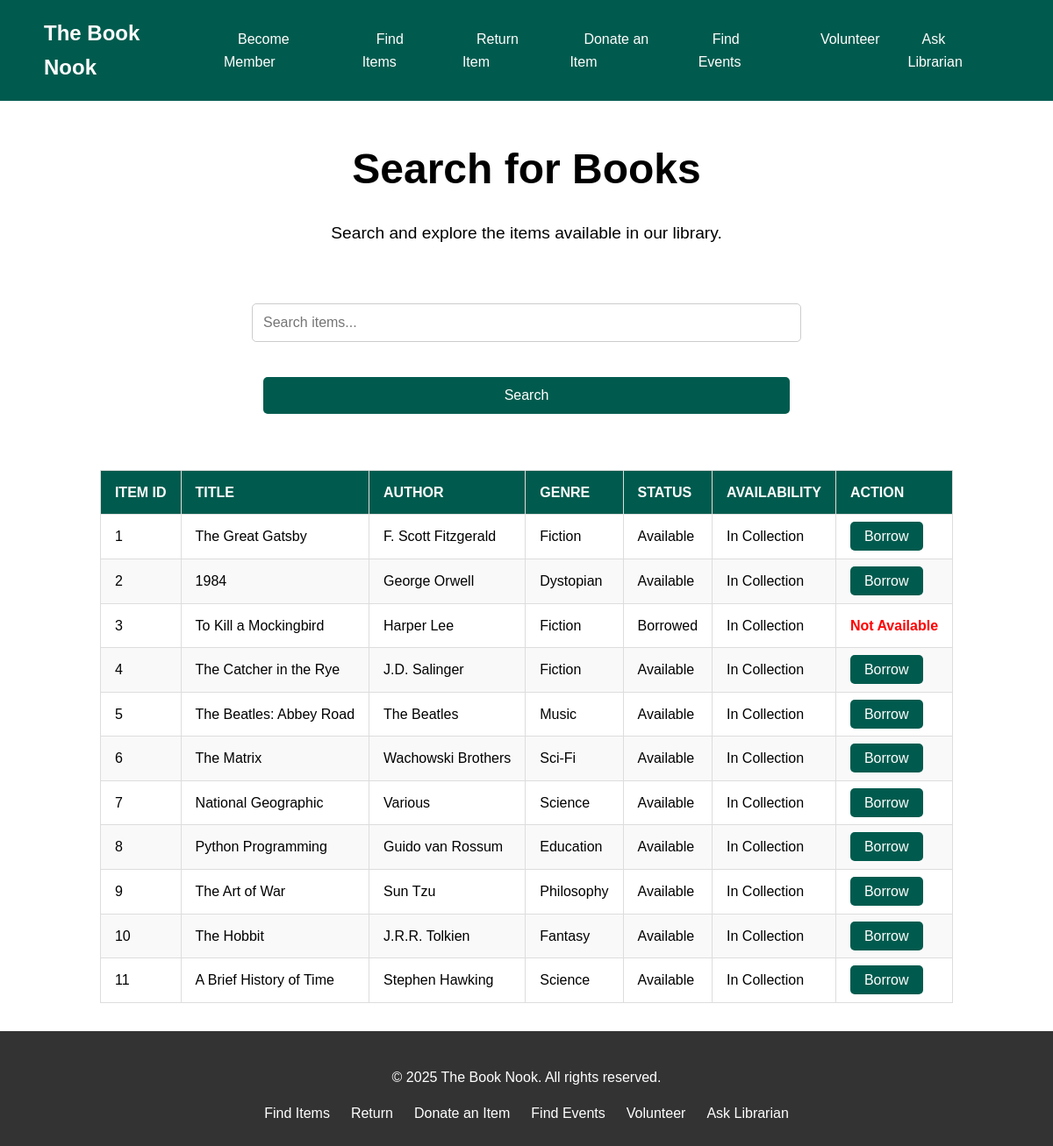
/items, run on an earlier commit of the app's database.
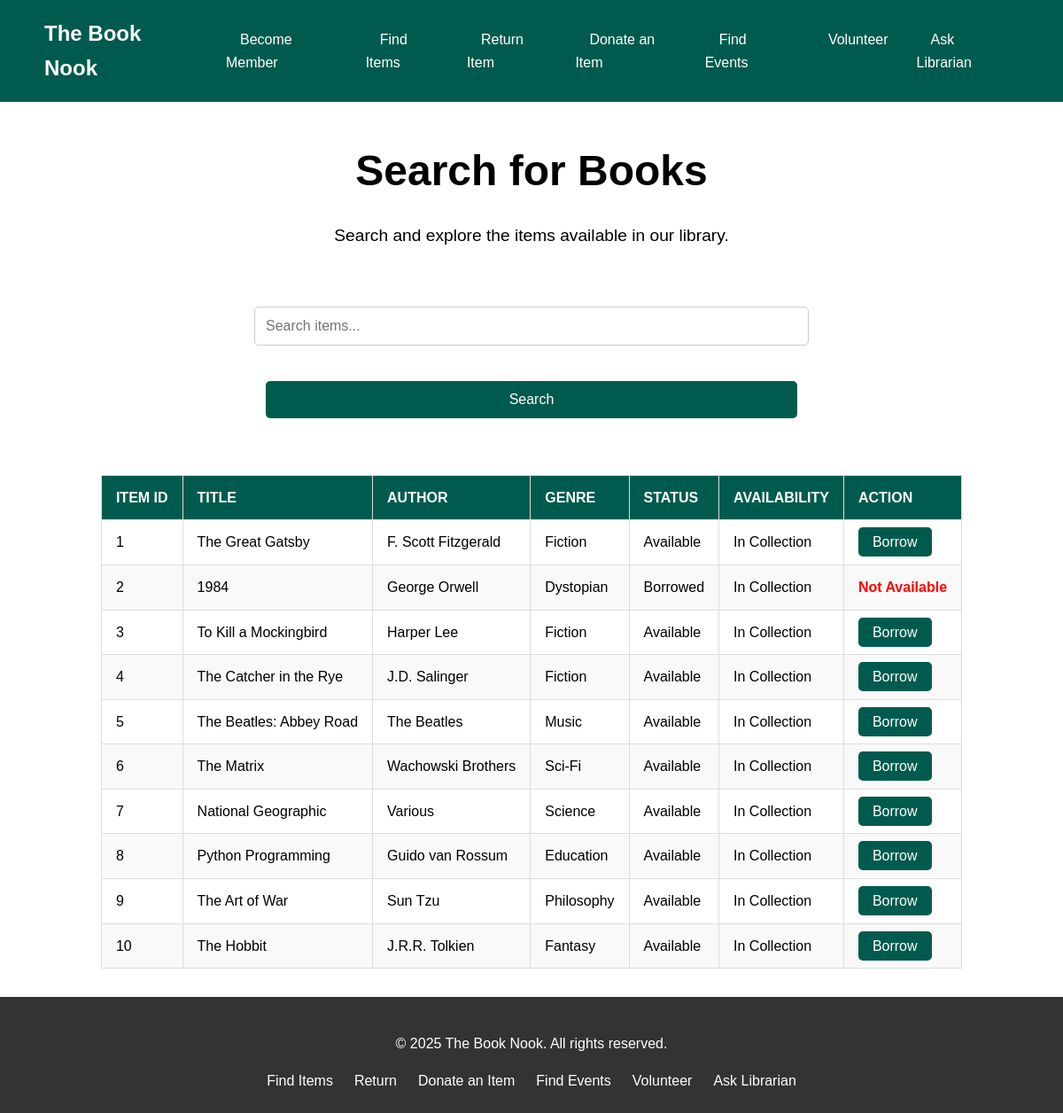
And on a later commit of the database.
### tables this page shows
CREATE TABLE library_items (
            item_id INTEGER PRIMARY KEY AUTOINCREMENT,
            title TEXT,
            author TEXT,
            item_type TEXT,
            format TEXT,
            genre TEXT,
            published_date TEXT,
            availability TEXT DEFAULT 'Available',
            is_future_item BOOLEAN DEFAULT 0,
            restriction INTEGER DEFAULT 0
        );

### app.py (the view)
@app.route('/items')
def list_items():
    search_query = request.args.get('q', '')
    conn = get_db_connection()
    c = conn.cursor()
    if search_query:
        c.execute(
            """
            SELECT * FROM library_items
            WHERE title LIKE ? OR author LIKE ?
            """,
            (f'%{search_query}%', f'%{search_query}%')
        )
    else:
        c.execute("SELECT * FROM library_items")
    items = c.fetchall()
    conn.close()
    return render_template('items.html', items=items, search_query=search_query)

### app.py (called while the page is built)
def get_db_connection():
    conn = sqlite3.connect(DATABASE)
    conn.row_factory = sqlite3.Row
    return conn

### templates/items.html
{% extends "base.html" %} {% block content %}
<section class="hero">
  <div class="container">
    <h1>Search for Books</h1>
    <p>Search and explore the items available in our library.</p>
  </div>
  <section class="messages">
    <div class="container">
      <form
        method="get"
        action="{{ url_for('list_items') }}"
        class="form-container"
      >
        <input
          type="text"
          name="q"
          placeholder="Search items..."
          value="{{ search_query }}"
          class="search-input"
        />
        <button type="submit" class="btn">Search</button>
      </form>
    </div>
  </section>
  <section class="items">
    <div class="container">
      <table class="styled-table">
        <thead>
          <tr>
            <th>Item ID</th>
            <th>Title</th>
            <th>Author</th>
            <th>Genre</th>
            <th>Status</th>
            <th>Availability</th>
            <th>Action</th>
          </tr>
        </thead>
        <tbody>
          {% for item in items %}
          <tr>
            <td>{{ item.item_id }}</td>
            <td>{{ item.title }}</td>
            <td>{{ item.author }}</td>
            <td>{{ item.genre }}</td>
            <td>{{ item.availability }}</td>
            <td>
              {% if item.is_future_item == 1 %}
              <span class="future-item">Coming Soon</span>
              {% else %}
              <span class="current-item">In Collection</span>
              {% endif %}
            </td>
            <td>
              {% if item.availability == 'Available' and item.is_future_item !=
              1 %}
              <a
                href="{{ url_for('borrow_item', item_id=item.item_id) }}"
                class="btn"
                >Borrow</a
              >
              {% elif item.is_future_item == 1 %}
              <span class="not-available">Coming Soon</span>
              {% else %}
              <span class="not-available">Not Available</span>
              {% endif %}
            </td>
          </tr>
          {% endfor %}
        </tbody>
      </table>
    </div>
  </section>
</section>
{% endblock %}

### templates/base.html (shortened to what this page needs)
<!DOCTYPE html>
<html lang="en">
  <head>
    <link
      rel="stylesheet"
      href="{{ url_for('static', filename='styles.css') }}"
    />
    <link
      href="https://cdnjs.cloudflare.com/ajax/libs/font-awesome/6.0.0-beta3/css/all.min.css"
      rel="stylesheet"
    />
  </head>
  <body>
    <header>
      <nav class="navbar">
        <div class="container">
          <a href="{{ url_for('index')}}" class="logo">The Book Nook</a>
          <ul class="nav-links">
            <li>
              <a href="{{ url_for('add_customer') }}">Become Member</a>
            </li>
            <li><a href="{{ url_for('list_items') }}">Find Items</a></li>
            <li>
              <a href="{{ url_for('return_item') }}">Return Item</a>
            </li>
            <li><a href="{{ url_for('donate_item') }}">Donate an Item</a></li>
            <li><a href="{{ url_for('list_events') }}">Find Events</a></li>
            <li><a href="{{ url_for('volunteer') }}">Volunteer</a></li>
            <li><a href="{{ url_for('ask_librarian') }}">Ask Librarian</a></li>
          </ul>
        </div>
      </nav>
    </header>
    <main>{% block content %}{% endblock %}</main>
    <footer>
      <div class="container">
        <p>&copy; 2025 The Book Nook. All rights reserved.</p>
        <ul class="footer-links">
          <li><a href="{{ url_for('list_items') }}">Find Items</a></li>
          <li>
            <a href="{{ url_for('return_item') }}">Return</a>
          </li>
          <li><a href="{{ url_for('donate_item') }}">Donate an Item</a></li>
          <li><a href="{{ url_for('list_events') }}">Find Events</a></li>
          <li><a href="{{ url_for('volunteer') }}">Volunteer</a></li>
          <li><a href="{{ url_for('ask_librarian') }}">Ask Librarian</a></li>
        </ul>
      </div>
    </footer>
  </body>
</html>

### static/styles.css (style rules this page uses)
body { font-family: Arial, sans-serif; margin: 0; padding: 0; line-height: 1.6; }
header { background: #005b4e; color: #fff; padding: 1rem 0; }
.navbar .container { display: flex; justify-content: space-between; align-items: center; margin: 0 50px; }
.navbar .logo { font-size: 1.5rem; font-weight: bold; color: #fff; text-decoration: none; }
.navbar .nav-links { list-style: none; display: flex; gap: 1rem; }
.navbar .nav-links li a { color: #fff; text-decoration: none; padding: 0.5rem 1rem; transition: background 0.3s; }
.hero { display: flex; flex-direction: column; justify-content: center; color: #fff; min-height: 75vh; text-align: center; align-items: center; }
.hero h1 { font-size: 3rem; margin-bottom: 1rem; color: black; }
.hero p { font-size: 1.2rem; margin-bottom: 2rem; color: black; }
.hero .btn { background: #005b4e; color: #fff; padding: 0.75rem 1.5rem; text-decoration: none; border-radius: 5px; transition: background 0.3s; }
.form-container { display: flex; flex-direction: column; align-items: center; gap: 0.5rem; margin: 2rem auto; max-width: 600px; }
.form-container input, .form-container button { width: 100%; padding: 0.75rem; font-size: 1rem; border: 1px solid #ccc; border-radius: 5px; }
.form-container .btn { background: #005b4e; color: #fff; border: none; cursor: pointer; transition: background 0.3s; }
.search-input { padding: 0.75rem; font-size: 1rem; border: 1px solid #ccc; border-radius: 5px; width: calc(100% - 2rem); margin-bottom: 2rem; }
.styled-table { width: 100%; border-collapse: collapse; margin: 2rem 0; font-size: 1rem; text-align: left; color: black; }
.styled-table th, .styled-table td { padding: 0.75rem 1rem; border: 1px solid #ddd; }
.styled-table th { background-color: #005b4e; color: #fff; text-transform: uppercase; }
.styled-table tr:nth-child(even) { background-color: #f9f9f9; }
.styled-table .btn { background: #005b4e; color: #fff; padding: 0.5rem 1rem; text-decoration: none; border-radius: 5px; transition: background 0.3s; }
.styled-table .not-available { color: #ff0000; font-weight: bold; }
.messages { width: 100vw; }
footer { background: #333; color: #fff; text-align: center; padding: 1rem 0; }
footer { background: #333; color: #fff; text-align: center; padding: 1.5rem 0; }
footer .footer-links { list-style: none; padding: 0; margin: 1rem 0 0; display: flex; justify-content: center; gap: 1.5rem; }
footer .footer-links li { display: inline; }
footer .footer-links a { color: #fff; text-decoration: none; transition: color 0.3s; }

What changed in the data, as far as the page shows it:
removed library_items: item_id "11", title "A Brief History of Time", author "Stephen Hawking", genre "Science", availability "Available", is_future_item "In Collection"
changed library_items "George Orwell": availability "Available" → "Borrowed"; availability "Borrow" → "Not Available"
changed library_items "To Kill a Mockingbird": availability "Borrowed" → "Available"; availability "Not Available" → "Borrow"
